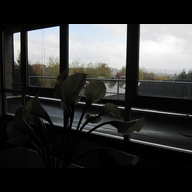
//> input picture Local Color Correction/2.png, 192 x 192 px
$ ./main   (built with g++ and OpenCV 4)
//> lines starting //> are read from the running program, lines starting //| are printed output that depends on the picture
//> further down, src is the input picture: 192 rows x 192 cols, CV_8UC3; mean B, G, R 54.4, 55.2, 54.7
#include<iostream>
#include<opencv2\opencv.hpp>

using namespace std;
using namespace cv;

Mat Local_corrention(Mat &src)
{
	Mat temp = src.clone();
	vector<Mat> src_rgb;
	split(src, src_rgb);
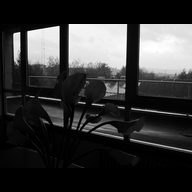
//> src_rgb[0]: 192 rows x 192 cols, CV_8UC1; min 0, max 255, mean 54.4
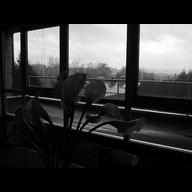
//> src_rgb[2]: 192 rows x 192 cols, CV_8UC1; min 0, max 255, mean 54.7

	Mat I;
	I = (src_rgb[0] + src_rgb[1] + src_rgb[2]) / 3.0;
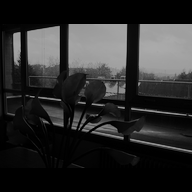
//> I: 192 rows x 192 cols, CV_8UC1; min 0, max 170, mean 43.1

	Mat I0 = 255 - I;
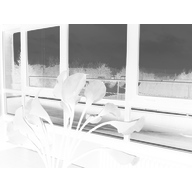
//> I0: 192 rows x 192 cols, CV_8UC1; min 85, max 255, mean 211.9

	Mat M;
	GaussianBlur(I0, M, Size(77, 77), BORDER_DEFAULT);
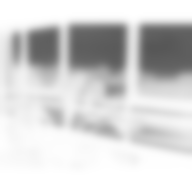
//> M: 192 rows x 192 cols, CV_8UC1; min 87, max 255, mean 211.9

	Mat output(src.size(), CV_8UC3);
	for(int c = 0; c < 3; c++)
	{
		for (int j = 0; j < src.rows; j++)
		{
			for (int i = 0; i < src.cols; i++)
			{
				uchar t = M.at<uchar>(j, i);
				uchar s = src_rgb[c].at<uchar>(j, i);
				float EXP = pow(2, ((128 - t) / 128.0));
				output.at<Vec3b>(j, i)[c] = 255 * pow((s / 255.0), EXP);
			}
		}
	}
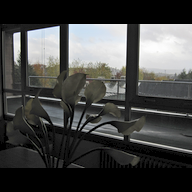
//> output: 192 rows x 192 cols, CV_8UC3; mean B, G, R 69.5, 70.6, 70

	return output;
}
int main()
{
	Mat src = imread("2.png");
	if (!src.data)
	{
		cout << "read image error";
		return -1;
	}

	imshow("src", src);

	Mat result = Local_corrention(src);
	waitKey(0);
	return 0;
}

$ run again, with Local Color Correction/1.png copied over Local Color Correction/2.png
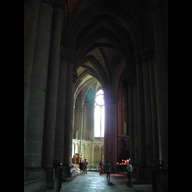
//> input picture Local Color Correction/1.png, 192 x 192 px
//> src is the input picture: 192 rows x 192 cols, CV_8UC3; mean B, G, R 29.7, 30.7, 30.4
//> in Local_corrention, `GaussianBlur(I0, M, Size(77, 77), BORDER_DEFAULT);`:
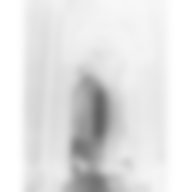
//> M: 192 rows x 192 cols, CV_8UC1; min 96, max 255, mean 226.4
//> after the loop in Local_corrention, `for(int c = 0; c < 3; c++)`:
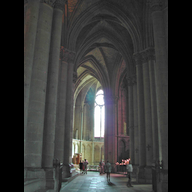
//> output: 192 rows x 192 cols, CV_8UC3; mean B, G, R 55.5, 56.7, 56.5

$ run again, with Local Color Correction/1.bmp saved as Local Color Correction/2.png
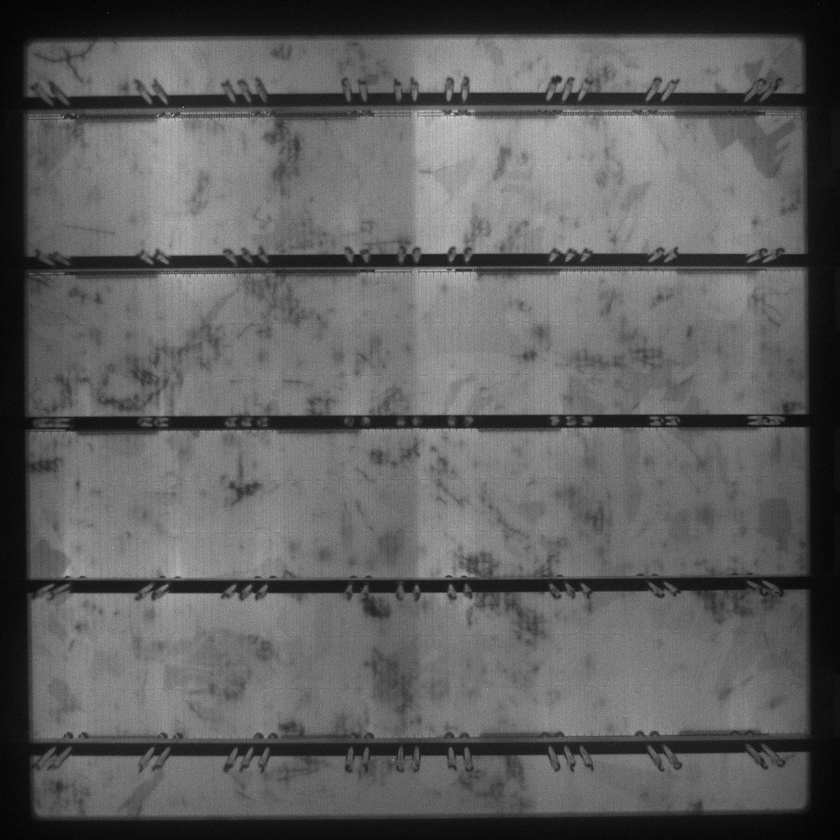
//> input picture Local Color Correction/1.bmp, 840 x 840 px, shrunk from 1024 x 1024 before the run
//> src is the input picture: 840 rows x 840 cols, CV_8UC3; min 0, max 211, mean 95.7
//> in Local_corrention, `Mat I0 = 255 - I;`:
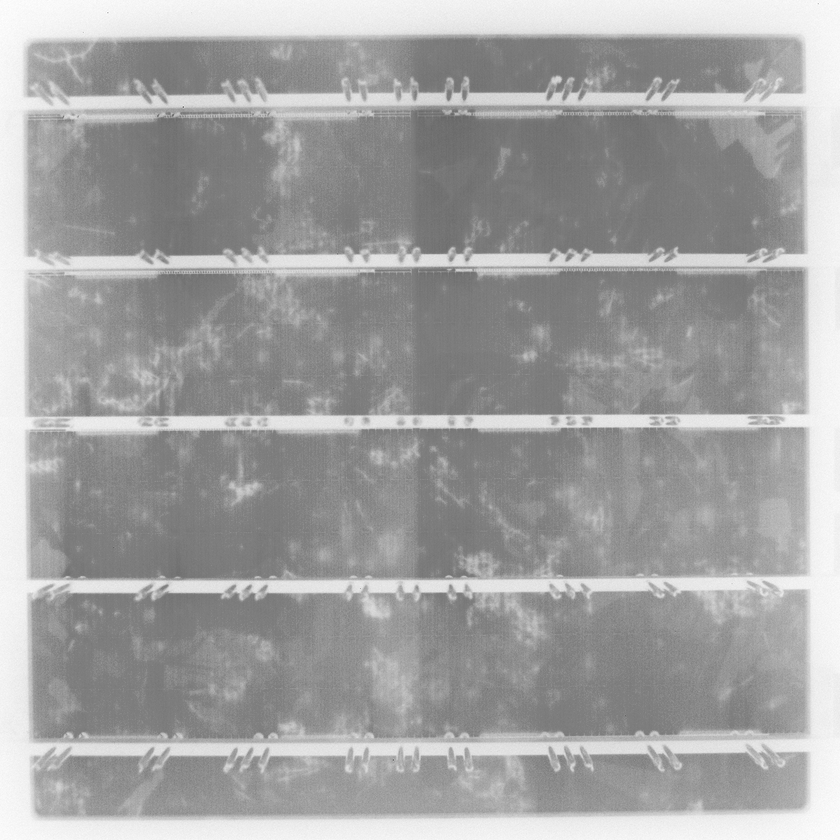
//> I0: 840 rows x 840 cols, CV_8UC1; min 100, max 255, mean 161.3
//> after the loop in Local_corrention, `for(int c = 0; c < 3; c++)`:
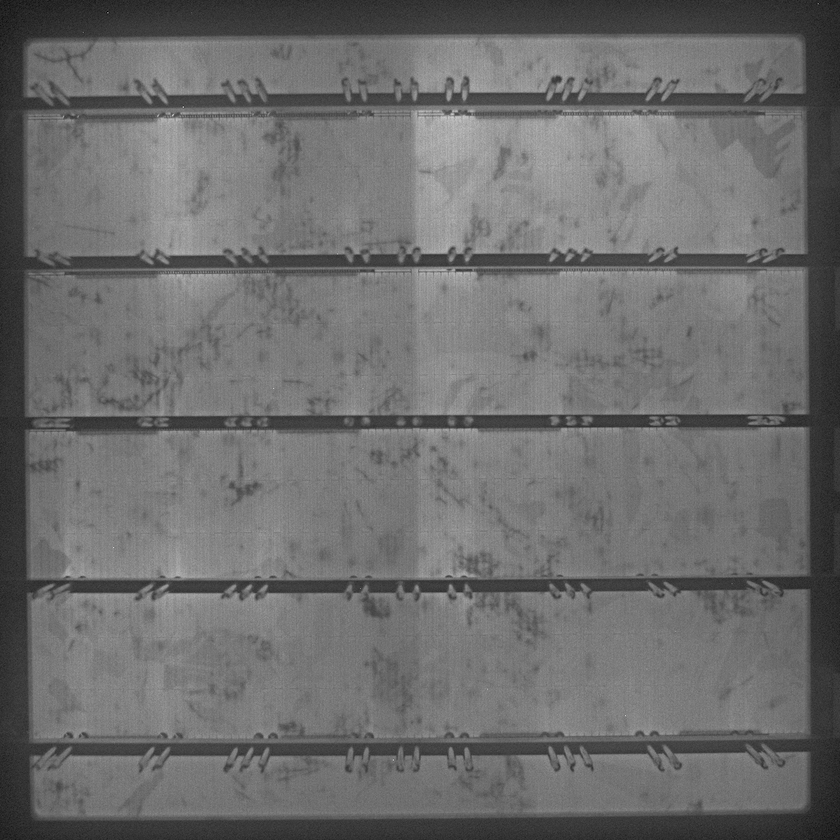
//> output: 840 rows x 840 cols, CV_8UC3; min 0, max 210, mean 109.2
